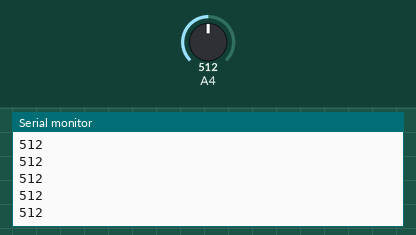
Recording of a sketch running on a simulated Arduino Mega 2560, built with avr-gcc and run on an emulated ATmega2560. Parts: the last lines printed to the serial monitor. The inputs (shaded band) are chosen by the test bench; at power-on: A4 = 512.

Above: at 1.2 s.
1.3 s: A4 set to 716
At 1.56 s:
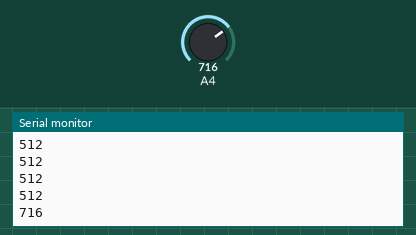
2.8 s: A4 set to 900
At 2.96 s:
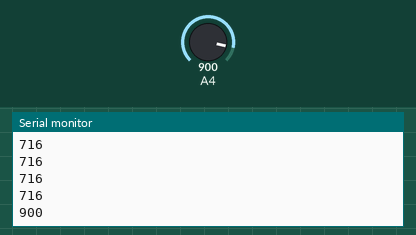
Timing chart, 0 to 5.8 s (numbered marks = the images above; inputs shaded):
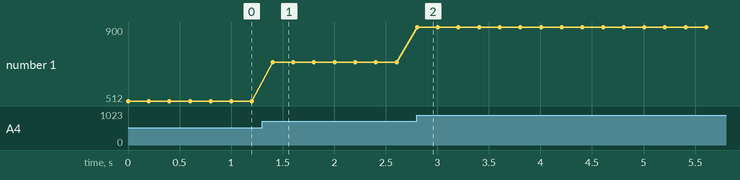

The sketch:

sketch_LuxSensor.ino
```cpp
const int sensorPin = 36;

void setup()
{
  Serial.begin(115200);
}

void loop()
{
    int analogVal = analogRead(sensorPin);

    Serial.println(analogVal);
    delay(200);
}
```

Measured:
- after the input at 1.3 s, the serial monitor: prints a new line after 0.10 s (image 1)
- after the input at 2.8 s, the serial monitor: prints a new line at once (image 2)
- plotted number 1: 512 → 716 after the input at 1.3 s, 716 → 900 after the input at 2.8 s
